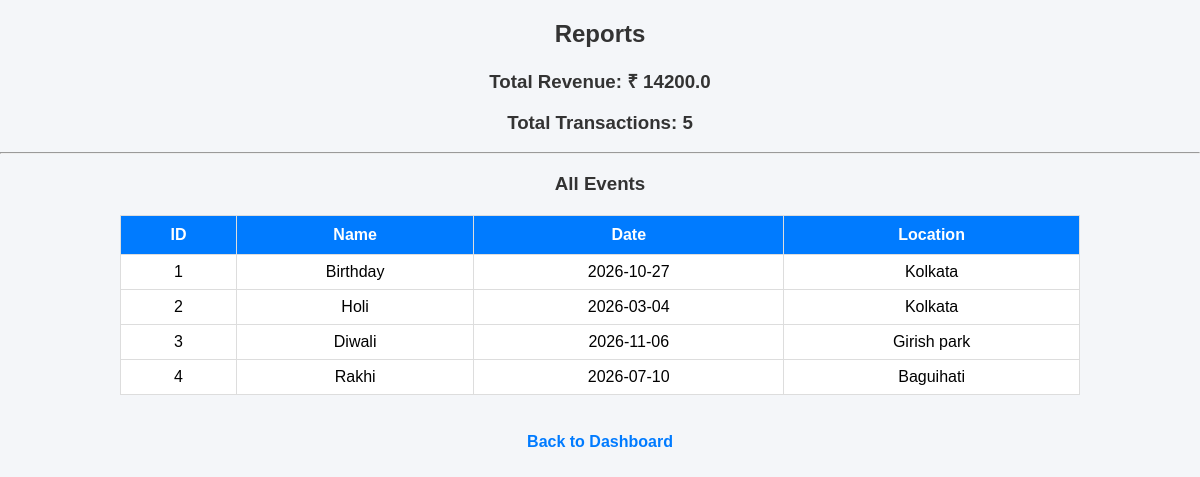
The app's page /reports (signed in) with its own data.
### tables this page shows
CREATE TABLE events (
            id INTEGER PRIMARY KEY AUTOINCREMENT,
            name TEXT,
            date TEXT,
            location TEXT
        );

### app.py (the view)
@app.route('/reports')
def reports():
    if 'username' not in session:
        return redirect('/')
    conn = sqlite3.connect('database.db')
    c = conn.cursor()
    c.execute("SELECT * FROM events")
    events = c.fetchall()
    c.execute("SELECT SUM(amount) FROM transactions")
    total = c.fetchone()[0]
    if total is None:
        total = 0
    c.execute("SELECT COUNT(*) FROM transactions")
    total_transactions = c.fetchone()[0]
    conn.close()
    return render_template("report.html",events=events,total=total,total_transactions=total_transactions)

### templates/report.html (shortened to what this page needs)
<!DOCTYPE html>
<html>
<head>
    <link rel="stylesheet" href="{{ url_for('static', filename='style.css') }}">
</head>
<body>
<h2>Reports</h2>
<h3>Total Revenue: ₹ {{ total }}</h3>
<h3>Total Transactions: {{ total_transactions }}</h3>
<hr>
<h3>All Events</h3>
<table border="1">
    <tr>
        <th>ID</th>
        <th>Name</th>
        <th>Date</th>
        <th>Location</th>
    </tr>
    {% for event in events %}
    <tr>
        <td>{{ event[0] }}</td>
        <td>{{ event[1] }}</td>
        <td>{{ event[2] }}</td>
        <td>{{ event[3] }}</td>
    </tr>
    {% endfor %}
</table>
<br>
<a href="/dashboard">Back to Dashboard</a>
</body>
</html>

### static/style.css (style rules this page uses)
body { font-family: Arial, sans-serif; background-color: #f4f6f9; margin: 0; padding: 0; text-align: center; }
h2, h3 { color: #333; }
table { margin: 20px auto; border-collapse: collapse; width: 80%; background-color: white; }
table, th, td { border: 1px solid #ddd; }
th { background-color: #007BFF; color: white; padding: 10px; }
td { padding: 8px; }
a { text-decoration: none; color: #007BFF; font-weight: bold; }

### records on screen
events: id "1", name "Birthday", date "2026-10-27", location "Kolkata"
events: id "2", name "Holi", date "2026-03-04", location "Kolkata"
events: id "3", name "Diwali", date "2026-11-06", location "Girish park"
events: id "4", name "Rakhi", date "2026-07-10", location "Baguihati"

### other values on screen
{{ total }} "14200.0"
{{ total_transactions }} "5"
